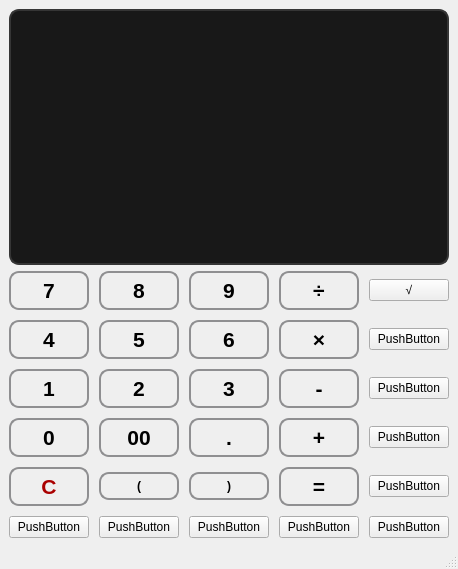
<?xml version="1.0" encoding="UTF-8"?>
<ui version="4.0">
 <class>MainWindow</class>
 <widget class="QMainWindow" name="MainWindow">
  <property name="geometry">
   <rect>
    <x>0</x>
    <y>0</y>
    <width>400</width>
    <height>569</height>
   </rect>
  </property>
  <property name="windowTitle">
   <string>Calculator</string>
  </property>
  <widget class="QWidget" name="centralwidget">
   <layout class="QVBoxLayout" name="verticalLayout">
    <item>
     <widget class="QTextBrowser" name="textBrowser">
      <property name="minimumSize">
       <size>
        <width>0</width>
        <height>80</height>
       </size>
      </property>
      <property name="font">
       <font>
        <pointsize>-1</pointsize>
        <bold>true</bold>
       </font>
      </property>
      <property name="styleSheet">
       <string notr="true">QTextBrowser {
    background-color: rgb(24, 24, 24); /* 背景色 */
    color: rgb(159, 159, 159);            /* テキスト色 */
    border: 2px solid #8f8f91; /* 境界線 */
    border-radius: 10px;       /* 角の丸み */
	border-color: rgb(53, 53, 53);
    padding: 10px;             /* 内側の余白 */
    font-size: 24px;           /* フォントサイズ */
    font-weight: bold;         /* フォントの太さ */
    qproperty-alignment: 'AlignRight'; /* テキストの配置 */
}</string>
      </property>
      <property name="readOnly">
       <bool>true</bool>
      </property>
      <property name="text" stdset="0">
       <string>0</string>
      </property>
     </widget>
    </item>
    <item>
     <layout class="QGridLayout" name="gridLayout">
      <property name="spacing">
       <number>10</number>
      </property>
      <item row="4" column="1">
       <widget class="QPushButton" name="pushButton_LeftParen">
        <property name="styleSheet">
         <string notr="true">QPushButton {
    background-color: qlineargradient(
        x1:0, y1:0, x2:0, y2:1,
        stop:0 #ececec, stop:1 #bdbdbd
    );
    border: 2px solid #8f8f91;
    border-radius: 10px;
    padding: 5px;
    font-weight: bold;
    color: #000000;
    box-shadow: 2px 2px 5px rgba(0, 0, 0, 0.3);
}

QPushButton:pressed {
    background-color: qlineargradient(
        x1:0, y1:0, x2:0, y2:1,
        stop:0 #bdbdbd, stop:1 #ececec
    );
    border: 2px solid #8f8f91;
    border-radius: 10px;
    box-shadow: inset 2px 2px 5px rgba(0, 0, 0, 0.3);
}</string>
        </property>
        <property name="text">
         <string>(</string>
        </property>
       </widget>
      </item>
      <item row="5" column="0">
       <widget class="QPushButton" name="pushButton">
        <property name="text">
         <string>PushButton</string>
        </property>
       </widget>
      </item>
      <item row="5" column="1">
       <widget class="QPushButton" name="pushButton_10">
        <property name="text">
         <string>PushButton</string>
        </property>
       </widget>
      </item>
      <item row="4" column="2">
       <widget class="QPushButton" name="pushButton_RightParen">
        <property name="styleSheet">
         <string notr="true">QPushButton {
    background-color: qlineargradient(
        x1:0, y1:0, x2:0, y2:1,
        stop:0 #ececec, stop:1 #bdbdbd
    );
    border: 2px solid #8f8f91;
    border-radius: 10px;
    padding: 5px;
    font-weight: bold;
    color: #000000;
    box-shadow: 2px 2px 5px rgba(0, 0, 0, 0.3);
}

QPushButton:pressed {
    background-color: qlineargradient(
        x1:0, y1:0, x2:0, y2:1,
        stop:0 #bdbdbd, stop:1 #ececec
    );
    border: 2px solid #8f8f91;
    border-radius: 10px;
    box-shadow: inset 2px 2px 5px rgba(0, 0, 0, 0.3);
}</string>
        </property>
        <property name="text">
         <string>)</string>
        </property>
       </widget>
      </item>
      <item row="3" column="1">
       <widget class="QPushButton" name="pushButton_00">
        <property name="font">
         <font>
          <pointsize>16</pointsize>
          <bold>true</bold>
         </font>
        </property>
        <property name="styleSheet">
         <string notr="true">QPushButton {
    background-color: qlineargradient(
        x1:0, y1:0, x2:0, y2:1,
        stop:0 #ececec, stop:1 #bdbdbd
    );
    border: 2px solid #8f8f91;
    border-radius: 10px;
    padding: 5px;
    font-weight: bold;
    color: #000000;
    box-shadow: 2px 2px 5px rgba(0, 0, 0, 0.3);
}

QPushButton:pressed {
    background-color: qlineargradient(
        x1:0, y1:0, x2:0, y2:1,
        stop:0 #bdbdbd, stop:1 #ececec
    );
    border: 2px solid #8f8f91;
    border-radius: 10px;
    box-shadow: inset 2px 2px 5px rgba(0, 0, 0, 0.3);
}</string>
        </property>
        <property name="text">
         <string>00</string>
        </property>
       </widget>
      </item>
      <item row="5" column="2">
       <widget class="QPushButton" name="pushButton_11">
        <property name="text">
         <string>PushButton</string>
        </property>
       </widget>
      </item>
      <item row="2" column="0">
       <widget class="QPushButton" name="pushButton_1">
        <property name="font">
         <font>
          <pointsize>16</pointsize>
          <bold>true</bold>
         </font>
        </property>
        <property name="styleSheet">
         <string notr="true">QPushButton {
    background-color: qlineargradient(
        x1:0, y1:0, x2:0, y2:1,
        stop:0 #ececec, stop:1 #bdbdbd
    );
    border: 2px solid #8f8f91;
    border-radius: 10px;
    padding: 5px;
    font-weight: bold;
    color: #000000;
    box-shadow: 2px 2px 5px rgba(0, 0, 0, 0.3);
}

QPushButton:pressed {
    background-color: qlineargradient(
        x1:0, y1:0, x2:0, y2:1,
        stop:0 #bdbdbd, stop:1 #ececec
    );
    border: 2px solid #8f8f91;
    border-radius: 10px;
    box-shadow: inset 2px 2px 5px rgba(0, 0, 0, 0.3);
}</string>
        </property>
        <property name="text">
         <string>1</string>
        </property>
       </widget>
      </item>
      <item row="0" column="0">
       <widget class="QPushButton" name="pushButton_7">
        <property name="font">
         <font>
          <pointsize>16</pointsize>
          <bold>true</bold>
         </font>
        </property>
        <property name="styleSheet">
         <string notr="true">QPushButton {
    background-color: qlineargradient(
        x1:0, y1:0, x2:0, y2:1,
        stop:0 #ececec, stop:1 #bdbdbd
    );
    border: 2px solid #8f8f91;
    border-radius: 10px;
    padding: 5px;
    font-weight: bold;
    color: #000000;
    box-shadow: 2px 2px 5px rgba(0, 0, 0, 0.3);
}

QPushButton:pressed {
    background-color: qlineargradient(
        x1:0, y1:0, x2:0, y2:1,
        stop:0 #bdbdbd, stop:1 #ececec
    );
    border: 2px solid #8f8f91;
    border-radius: 10px;
    box-shadow: inset 2px 2px 5px rgba(0, 0, 0, 0.3);
}</string>
        </property>
        <property name="text">
         <string>7</string>
        </property>
       </widget>
      </item>
      <item row="0" column="3">
       <widget class="QPushButton" name="pushButton_Divide">
        <property name="font">
         <font>
          <pointsize>16</pointsize>
          <bold>true</bold>
         </font>
        </property>
        <property name="styleSheet">
         <string notr="true">QPushButton {
    background-color: qlineargradient(
        x1:0, y1:0, x2:0, y2:1,
        stop:0 #ececec, stop:1 #bdbdbd
    );
    border: 2px solid #8f8f91;
    border-radius: 10px;
    padding: 5px;
    font-weight: bold;
    color: #000000;
    box-shadow: 2px 2px 5px rgba(0, 0, 0, 0.3);
}

QPushButton:pressed {
    background-color: qlineargradient(
        x1:0, y1:0, x2:0, y2:1,
        stop:0 #bdbdbd, stop:1 #ececec
    );
    border: 2px solid #8f8f91;
    border-radius: 10px;
    box-shadow: inset 2px 2px 5px rgba(0, 0, 0, 0.3);
}</string>
        </property>
        <property name="text">
         <string>÷</string>
        </property>
       </widget>
      </item>
      <item row="1" column="2">
       <widget class="QPushButton" name="pushButton_6">
        <property name="font">
         <font>
          <pointsize>16</pointsize>
          <bold>true</bold>
         </font>
        </property>
        <property name="styleSheet">
         <string notr="true">QPushButton {
    background-color: qlineargradient(
        x1:0, y1:0, x2:0, y2:1,
        stop:0 #ececec, stop:1 #bdbdbd
    );
    border: 2px solid #8f8f91;
    border-radius: 10px;
    padding: 5px;
    font-weight: bold;
    color: #000000;
    box-shadow: 2px 2px 5px rgba(0, 0, 0, 0.3);
}

QPushButton:pressed {
    background-color: qlineargradient(
        x1:0, y1:0, x2:0, y2:1,
        stop:0 #bdbdbd, stop:1 #ececec
    );
    border: 2px solid #8f8f91;
    border-radius: 10px;
    box-shadow: inset 2px 2px 5px rgba(0, 0, 0, 0.3);
}</string>
        </property>
        <property name="text">
         <string>6</string>
        </property>
       </widget>
      </item>
      <item row="0" column="1">
       <widget class="QPushButton" name="pushButton_8">
        <property name="font">
         <font>
          <pointsize>16</pointsize>
          <bold>true</bold>
         </font>
        </property>
        <property name="styleSheet">
         <string notr="true">QPushButton {
    background-color: qlineargradient(
        x1:0, y1:0, x2:0, y2:1,
        stop:0 #ececec, stop:1 #bdbdbd
    );
    border: 2px solid #8f8f91;
    border-radius: 10px;
    padding: 5px;
    font-weight: bold;
    color: #000000;
    box-shadow: 2px 2px 5px rgba(0, 0, 0, 0.3);
}

QPushButton:pressed {
    background-color: qlineargradient(
        x1:0, y1:0, x2:0, y2:1,
        stop:0 #bdbdbd, stop:1 #ececec
    );
    border: 2px solid #8f8f91;
    border-radius: 10px;
    box-shadow: inset 2px 2px 5px rgba(0, 0, 0, 0.3);
}</string>
        </property>
        <property name="text">
         <string>8</string>
        </property>
       </widget>
      </item>
      <item row="0" column="2">
       <widget class="QPushButton" name="pushButton_9">
        <property name="font">
         <font>
          <pointsize>16</pointsize>
          <bold>true</bold>
         </font>
        </property>
        <property name="styleSheet">
         <string notr="true">QPushButton {
    background-color: qlineargradient(
        x1:0, y1:0, x2:0, y2:1,
        stop:0 #ececec, stop:1 #bdbdbd
    );
    border: 2px solid #8f8f91;
    border-radius: 10px;
    padding: 5px;
    font-weight: bold;
    color: #000000;
    box-shadow: 2px 2px 5px rgba(0, 0, 0, 0.3);
}

QPushButton:pressed {
    background-color: qlineargradient(
        x1:0, y1:0, x2:0, y2:1,
        stop:0 #bdbdbd, stop:1 #ececec
    );
    border: 2px solid #8f8f91;
    border-radius: 10px;
    box-shadow: inset 2px 2px 5px rgba(0, 0, 0, 0.3);
}</string>
        </property>
        <property name="text">
         <string>9</string>
        </property>
       </widget>
      </item>
      <item row="3" column="0">
       <widget class="QPushButton" name="pushButton_0">
        <property name="font">
         <font>
          <pointsize>16</pointsize>
          <bold>true</bold>
         </font>
        </property>
        <property name="styleSheet">
         <string notr="true">QPushButton {
    background-color: qlineargradient(
        x1:0, y1:0, x2:0, y2:1,
        stop:0 #ececec, stop:1 #bdbdbd
    );
    border: 2px solid #8f8f91;
    border-radius: 10px;
    padding: 5px;
    font-weight: bold;
    color: #000000;
    box-shadow: 2px 2px 5px rgba(0, 0, 0, 0.3);
}

QPushButton:pressed {
    background-color: qlineargradient(
        x1:0, y1:0, x2:0, y2:1,
        stop:0 #bdbdbd, stop:1 #ececec
    );
    border: 2px solid #8f8f91;
    border-radius: 10px;
    box-shadow: inset 2px 2px 5px rgba(0, 0, 0, 0.3);
}</string>
        </property>
        <property name="text">
         <string>0</string>
        </property>
       </widget>
      </item>
      <item row="1" column="1">
       <widget class="QPushButton" name="pushButton_5">
        <property name="font">
         <font>
          <pointsize>16</pointsize>
          <bold>true</bold>
         </font>
        </property>
        <property name="styleSheet">
         <string notr="true">QPushButton {
    background-color: qlineargradient(
        x1:0, y1:0, x2:0, y2:1,
        stop:0 #ececec, stop:1 #bdbdbd
    );
    border: 2px solid #8f8f91;
    border-radius: 10px;
    padding: 5px;
    font-weight: bold;
    color: #000000;
    box-shadow: 2px 2px 5px rgba(0, 0, 0, 0.3);
}

QPushButton:pressed {
    background-color: qlineargradient(
        x1:0, y1:0, x2:0, y2:1,
        stop:0 #bdbdbd, stop:1 #ececec
    );
    border: 2px solid #8f8f91;
    border-radius: 10px;
    box-shadow: inset 2px 2px 5px rgba(0, 0, 0, 0.3);
}</string>
        </property>
        <property name="text">
         <string>5</string>
        </property>
       </widget>
      </item>
      <item row="1" column="3">
       <widget class="QPushButton" name="pushButton_Multiply">
        <property name="font">
         <font>
          <pointsize>16</pointsize>
          <bold>true</bold>
         </font>
        </property>
        <property name="styleSheet">
         <string notr="true">QPushButton {
    background-color: qlineargradient(
        x1:0, y1:0, x2:0, y2:1,
        stop:0 #ececec, stop:1 #bdbdbd
    );
    border: 2px solid #8f8f91;
    border-radius: 10px;
    padding: 5px;
    font-weight: bold;
    color: rgb(0, 0, 0);
    box-shadow: 2px 2px 5px rgba(0, 0, 0, 0.3);
}

QPushButton:pressed {
    background-color: qlineargradient(
        x1:0, y1:0, x2:0, y2:1,
        stop:0 #bdbdbd, stop:1 #ececec
    );
    border: 2px solid #8f8f91;
    border-radius: 10px;
    box-shadow: inset 2px 2px 5px rgba(0, 0, 0, 0.3);
}</string>
        </property>
        <property name="text">
         <string>×</string>
        </property>
       </widget>
      </item>
      <item row="1" column="0">
       <widget class="QPushButton" name="pushButton_4">
        <property name="font">
         <font>
          <pointsize>16</pointsize>
          <bold>true</bold>
         </font>
        </property>
        <property name="styleSheet">
         <string notr="true">QPushButton {
    background-color: qlineargradient(
        x1:0, y1:0, x2:0, y2:1,
        stop:0 #ececec, stop:1 #bdbdbd
    );
    border: 2px solid #8f8f91;
    border-radius: 10px;
    padding: 5px;
    font-weight: bold;
    color: #000000;
    box-shadow: 2px 2px 5px rgba(0, 0, 0, 0.3);
}

QPushButton:pressed {
    background-color: qlineargradient(
        x1:0, y1:0, x2:0, y2:1,
        stop:0 #bdbdbd, stop:1 #ececec
    );
    border: 2px solid #8f8f91;
    border-radius: 10px;
    box-shadow: inset 2px 2px 5px rgba(0, 0, 0, 0.3);
}</string>
        </property>
        <property name="text">
         <string>4</string>
        </property>
        <property name="autoDefault">
         <bool>false</bool>
        </property>
        <property name="default">
         <bool>false</bool>
        </property>
        <property name="flat">
         <bool>false</bool>
        </property>
       </widget>
      </item>
      <item row="2" column="2">
       <widget class="QPushButton" name="pushButton_3">
        <property name="font">
         <font>
          <pointsize>16</pointsize>
          <bold>true</bold>
         </font>
        </property>
        <property name="styleSheet">
         <string notr="true">QPushButton {
    background-color: qlineargradient(
        x1:0, y1:0, x2:0, y2:1,
        stop:0 #ececec, stop:1 #bdbdbd
    );
    border: 2px solid #8f8f91;
    border-radius: 10px;
    padding: 5px;
    font-weight: bold;
    color: #000000;
    box-shadow: 2px 2px 5px rgba(0, 0, 0, 0.3);
}

QPushButton:pressed {
    background-color: qlineargradient(
        x1:0, y1:0, x2:0, y2:1,
        stop:0 #bdbdbd, stop:1 #ececec
    );
    border: 2px solid #8f8f91;
    border-radius: 10px;
    box-shadow: inset 2px 2px 5px rgba(0, 0, 0, 0.3);
}</string>
        </property>
        <property name="text">
         <string>3</string>
        </property>
       </widget>
      </item>
      <item row="3" column="2">
       <widget class="QPushButton" name="pushButton_dot">
        <property name="font">
         <font>
          <pointsize>16</pointsize>
          <bold>true</bold>
         </font>
        </property>
        <property name="styleSheet">
         <string notr="true">QPushButton {
    background-color: qlineargradient(
        x1:0, y1:0, x2:0, y2:1,
        stop:0 #ececec, stop:1 #bdbdbd
    );
    border: 2px solid #8f8f91;
    border-radius: 10px;
    padding: 5px;
    font-weight: bold;
    color: #000000;
    box-shadow: 2px 2px 5px rgba(0, 0, 0, 0.3);
}

QPushButton:pressed {
    background-color: qlineargradient(
        x1:0, y1:0, x2:0, y2:1,
        stop:0 #bdbdbd, stop:1 #ececec
    );
    border: 2px solid #8f8f91;
    border-radius: 10px;
    box-shadow: inset 2px 2px 5px rgba(0, 0, 0, 0.3);
}</string>
        </property>
        <property name="text">
         <string>.</string>
        </property>
       </widget>
      </item>
      <item row="4" column="0">
       <widget class="QPushButton" name="pushButton_Clear">
        <property name="font">
         <font>
          <pointsize>16</pointsize>
          <bold>true</bold>
         </font>
        </property>
        <property name="styleSheet">
         <string notr="true">QPushButton {
    background-color: qlineargradient(
        x1:0, y1:0, x2:0, y2:1,
        stop:0 #ececec, stop:1 #bdbdbd
    );
    border: 2px solid #8f8f91;
    border-radius: 10px;
    padding: 5px;
    font-weight: bold;
    color: rgb(170, 0, 0);
    box-shadow: 2px 2px 5px rgba(0, 0, 0, 0.3);
}

QPushButton:pressed {
    background-color: qlineargradient(
        x1:0, y1:0, x2:0, y2:1,
        stop:0 #bdbdbd, stop:1 #ececec
    );
    border: 2px solid #8f8f91;
    border-radius: 10px;
    box-shadow: inset 2px 2px 5px rgba(0, 0, 0, 0.3);
}</string>
        </property>
        <property name="text">
         <string>C</string>
        </property>
       </widget>
      </item>
      <item row="4" column="3">
       <widget class="QPushButton" name="pushButton_Equal">
        <property name="font">
         <font>
          <pointsize>16</pointsize>
          <bold>true</bold>
         </font>
        </property>
        <property name="styleSheet">
         <string notr="true">QPushButton {
    background-color: qlineargradient(
        x1:0, y1:0, x2:0, y2:1,
        stop:0 #ececec, stop:1 #bdbdbd
    );
    border: 2px solid #8f8f91;
    border-radius: 10px;
    padding: 5px;
    font-weight: bold;
    color: #000000;
    box-shadow: 2px 2px 5px rgba(0, 0, 0, 0.3);
}

QPushButton:pressed {
    background-color: qlineargradient(
        x1:0, y1:0, x2:0, y2:1,
        stop:0 #bdbdbd, stop:1 #ececec
    );
    border: 2px solid #8f8f91;
    border-radius: 10px;
    box-shadow: inset 2px 2px 5px rgba(0, 0, 0, 0.3);
}</string>
        </property>
        <property name="text">
         <string>=</string>
        </property>
       </widget>
      </item>
      <item row="2" column="1">
       <widget class="QPushButton" name="pushButton_2">
        <property name="font">
         <font>
          <pointsize>16</pointsize>
          <bold>true</bold>
         </font>
        </property>
        <property name="styleSheet">
         <string notr="true">QPushButton {
    background-color: qlineargradient(
        x1:0, y1:0, x2:0, y2:1,
        stop:0 #ececec, stop:1 #bdbdbd
    );
    border: 2px solid #8f8f91;
    border-radius: 10px;
    padding: 5px;
    font-weight: bold;
    color: #000000;
    box-shadow: 2px 2px 5px rgba(0, 0, 0, 0.3);
}

QPushButton:pressed {
    background-color: qlineargradient(
        x1:0, y1:0, x2:0, y2:1,
        stop:0 #bdbdbd, stop:1 #ececec
    );
    border: 2px solid #8f8f91;
    border-radius: 10px;
    box-shadow: inset 2px 2px 5px rgba(0, 0, 0, 0.3);
}</string>
        </property>
        <property name="text">
         <string>2</string>
        </property>
       </widget>
      </item>
      <item row="3" column="3">
       <widget class="QPushButton" name="pushButton_Add">
        <property name="font">
         <font>
          <pointsize>16</pointsize>
          <bold>true</bold>
         </font>
        </property>
        <property name="styleSheet">
         <string notr="true">QPushButton {
    background-color: qlineargradient(
        x1:0, y1:0, x2:0, y2:1,
        stop:0 #ececec, stop:1 #bdbdbd
    );
    border: 2px solid #8f8f91;
    border-radius: 10px;
    padding: 5px;
    font-weight: bold;
    color: #000000;
    box-shadow: 2px 2px 5px rgba(0, 0, 0, 0.3);
}

QPushButton:pressed {
    background-color: qlineargradient(
        x1:0, y1:0, x2:0, y2:1,
        stop:0 #bdbdbd, stop:1 #ececec
    );
    border: 2px solid #8f8f91;
    border-radius: 10px;
    box-shadow: inset 2px 2px 5px rgba(0, 0, 0, 0.3);
}</string>
        </property>
        <property name="text">
         <string>+</string>
        </property>
       </widget>
      </item>
      <item row="5" column="3">
       <widget class="QPushButton" name="pushButton_12">
        <property name="text">
         <string>PushButton</string>
        </property>
       </widget>
      </item>
      <item row="2" column="3">
       <widget class="QPushButton" name="pushButton_Subtract">
        <property name="font">
         <font>
          <pointsize>16</pointsize>
          <bold>true</bold>
         </font>
        </property>
        <property name="styleSheet">
         <string notr="true">QPushButton {
    background-color: qlineargradient(
        x1:0, y1:0, x2:0, y2:1,
        stop:0 #ececec, stop:1 #bdbdbd
    );
    border: 2px solid #8f8f91;
    border-radius: 10px;
    padding: 5px;
    font-weight: bold;
    color: #000000;
    box-shadow: 2px 2px 5px rgba(0, 0, 0, 0.3);
}

QPushButton:pressed {
    background-color: qlineargradient(
        x1:0, y1:0, x2:0, y2:1,
        stop:0 #bdbdbd, stop:1 #ececec
    );
    border: 2px solid #8f8f91;
    border-radius: 10px;
    box-shadow: inset 2px 2px 5px rgba(0, 0, 0, 0.3);
}</string>
        </property>
        <property name="text">
         <string>-</string>
        </property>
       </widget>
      </item>
      <item row="0" column="4">
       <widget class="QPushButton" name="pushButton_13">
        <property name="text">
         <string>√</string>
        </property>
       </widget>
      </item>
      <item row="1" column="4">
       <widget class="QPushButton" name="pushButton_14">
        <property name="text">
         <string>PushButton</string>
        </property>
       </widget>
      </item>
      <item row="2" column="4">
       <widget class="QPushButton" name="pushButton_15">
        <property name="text">
         <string>PushButton</string>
        </property>
       </widget>
      </item>
      <item row="3" column="4">
       <widget class="QPushButton" name="pushButton_16">
        <property name="text">
         <string>PushButton</string>
        </property>
       </widget>
      </item>
      <item row="4" column="4">
       <widget class="QPushButton" name="pushButton_17">
        <property name="text">
         <string>PushButton</string>
        </property>
       </widget>
      </item>
      <item row="5" column="4">
       <widget class="QPushButton" name="pushButton_18">
        <property name="text">
         <string>PushButton</string>
        </property>
       </widget>
      </item>
     </layout>
    </item>
   </layout>
  </widget>
  <widget class="QStatusBar" name="statusbar"/>
 </widget>
 <resources/>
 <connections/>
</ui>
